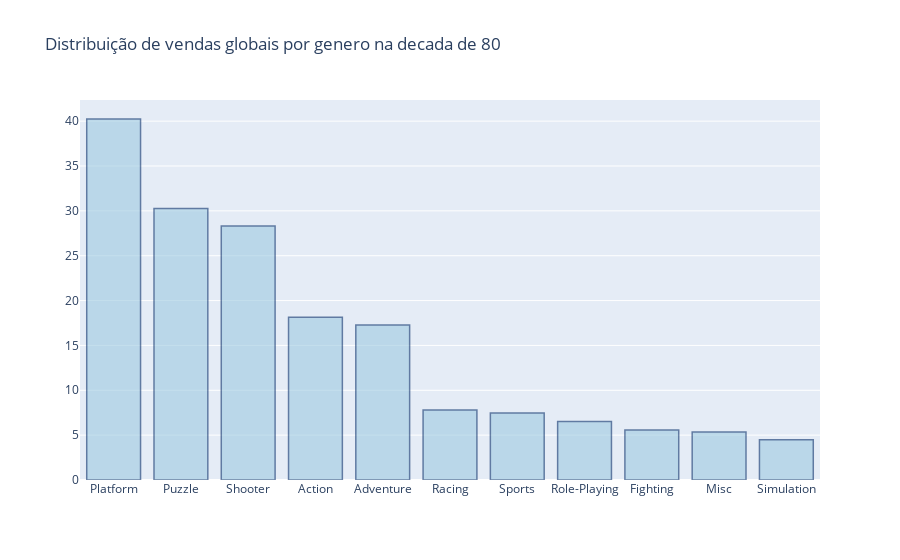
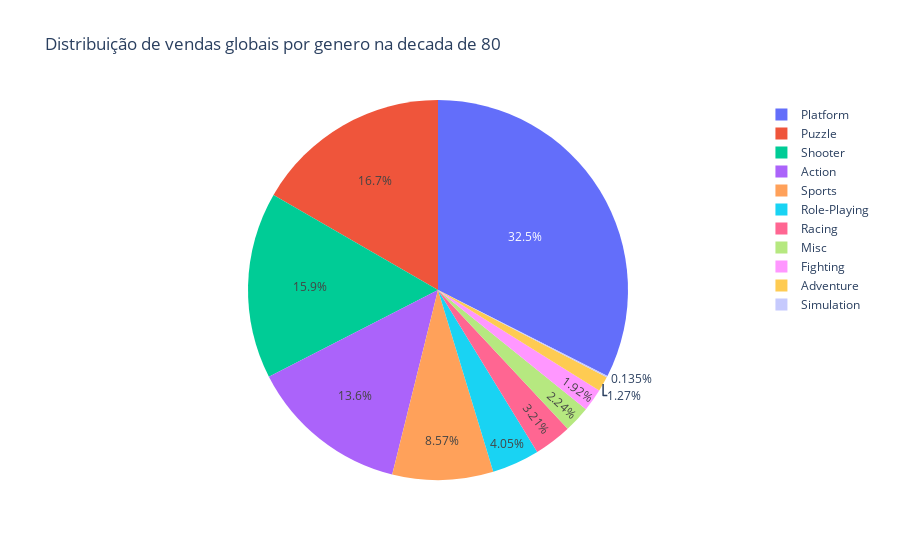

Here is the notebook cell these charts were saved with, in order:
### Code cell
fig = go.Figure(data=[go.Bar(x=df_80['Genre'].unique(), y=df_80['Global_Sales'])])

fig.update_traces(marker_color='rgb(158,202,225)', marker_line_color='rgb(8,48,107)',marker_line_width=1.5, opacity=0.6)
fig.update_layout(title_text='Distribuição de vendas globais por genero na decada de 80')
fig.show()

fig = px.pie(df_80, values='Global_Sales', names='Genre', title='Distribuição de vendas globais por genero na decada de 80')
fig.show()

### Figure 1 — Plotly figure (JSON) as saved in the notebook; plotly's stock layout.template omitted (floating-point values rounded to 4 significant figures; data arrays with more than 128 entries replaced by an {"elided": "..."} marker saying what was removed)
{"data": [{"marker": {"color": "rgb(158,202,225)", "line": {"color": "rgb(8,48,107)", "width": 1.5}}, "opacity": 0.6, "type": "bar", "x": ["Platform", "Puzzle", "Shooter", "Action", "Adventure", "Racing", "Sports", "Role-Playing", "Fighting", "Misc", "Simulation"], "y": {"elided": "205 float values"}}], "layout": {"title": {"text": "Distribuição de vendas globais por genero na decada de 80"}}}

### Figure 2 — Plotly figure (JSON) as saved in the notebook; plotly's stock layout.template omitted (floating-point values rounded to 4 significant figures; data arrays with more than 128 entries replaced by an {"elided": "..."} marker saying what was removed)
{"data": [{"domain": {"x": [0, 1], "y": [0, 1]}, "hovertemplate": "Genre=%{label}<br>Global_Sales=%{value}<extra></extra>", "labels": {"elided": "205 str values"}, "legendgroup": "", "name": "", "showlegend": true, "type": "pie", "values": {"elided": "205 float values"}}], "layout": {"legend": {"tracegroupgap": 0}, "title": {"text": "Distribuição de vendas globais por genero na decada de 80"}}}
